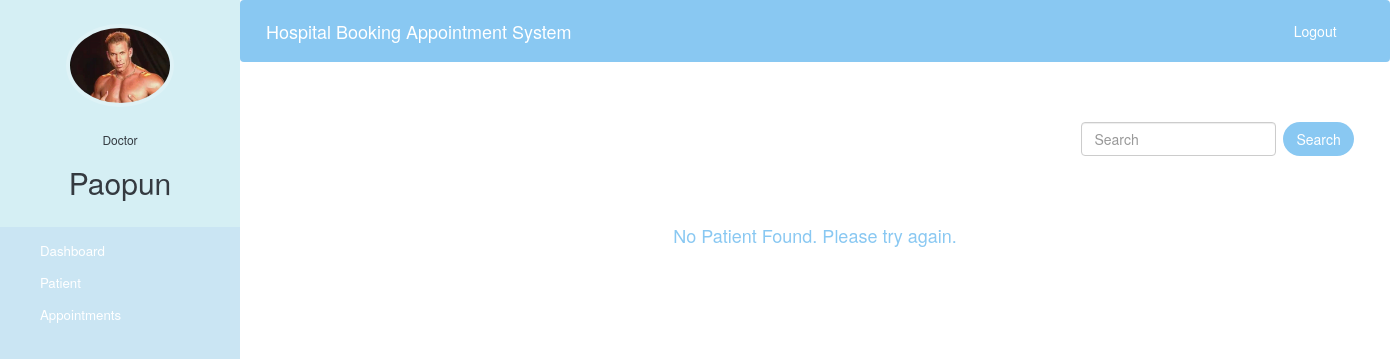
The page /doctor-view-patient (signed in) on the database as committed earlier.
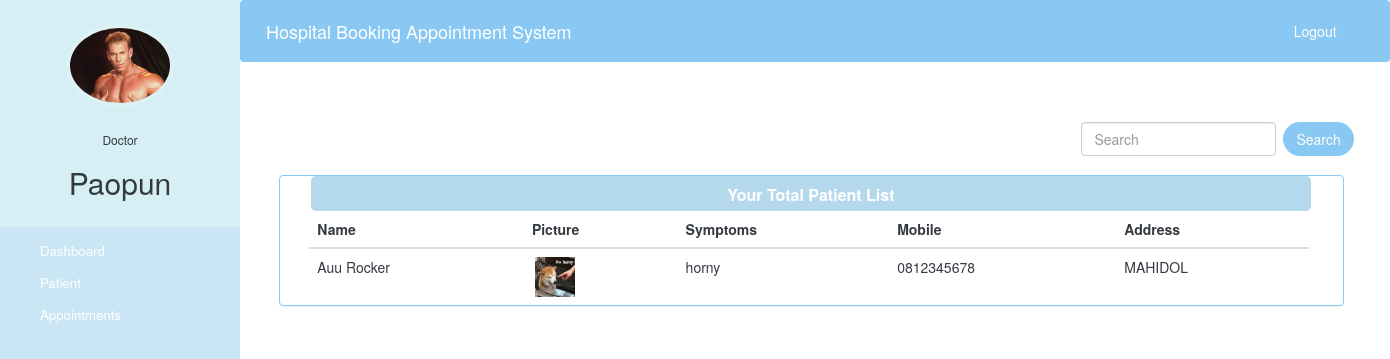
The same page on the database as committed later.
### hospital/models.py (models this page shows, shortened)
class Patient(models.Model):
    user = models.OneToOneField(User, on_delete=models.CASCADE)
    profile_pic = models.ImageField(upload_to='hospital/static/profile_pic/PatientProfilePic/', null=True, blank=True)
    address = models.CharField(max_length=40)
    mobile = models.CharField(max_length=20, null=False)
    symptoms = models.CharField(max_length=100, null=False)
    assignedDoctorId = models.PositiveIntegerField(null=True)
    admitDate = models.DateField(auto_now=True)
    status = models.BooleanField(default=False)
    @property
    def get_name(self):
        return self.user.first_name+" "+self.user.last_name

### hospital/views.py (the view)
# urls.py: path('doctor-view-patient', views.doctor_view_patient_view,name='doctor-view-patient'),
@login_required(login_url='doctorlogin')
@user_passes_test(is_doctor)
def doctor_view_patient_view(request):
    patients=models.Patient.objects.all().filter(status=True,assignedDoctorId=request.user.id)
    doctor=models.Doctor.objects.get(user_id=request.user.id) #for profile picture of doctor in sidebar
    return render(request,'hospital/doctor_view_patient.html',{'patients':patients,'doctor':doctor})

### hospital/views.py (called while the page is built)
def is_doctor(user):
    return user.groups.filter(name='DOCTOR').exists()

### hospital/templates/hospital/doctor_view_patient.html (shortened to what this page needs)
{% extends 'hospital/doctor_base.html' %} {% block content %} {%load static%}
<head>
    <link href="//netdna.bootstrapcdn.com/bootstrap/3.0.0/css/bootstrap.min.css" rel="stylesheet" id="bootstrap-css">
</head>
<div class="container">
    <form action="/search" method="get" style="margin-left:74%;" class="form-inline my-2 my-lg-0">
        <input class="form-control mr-sm-2" type="search" placeholder="Search" name="query" id="query" aria-label="Search">
        <button class="btn btn-outline-success my-2 my-sm-0" type="submit" style="background-color: rgba(137, 200, 242, 1);color:white;border-radius: 40px;margin-left: 2px;">Search</button>
    </form>
    {% if patients %}
    <div class="panel panel-primary" style="margin-top: 0.50cm; border-color: rgba(137, 200, 242, 1);width:106.5rem;margin-left: 0.5cm;">
        <div class="panel-heading" style="background:rgba(181, 217, 236, 1); border-color:rgba(181, 217, 236, 1) ; text-align:center;
                width: 100rem; height: 3.5rem; margin-left: 0.82cm; border-radius: 5px;">
            <h6 class="panel-title" style="font-weight: bold;">Your Total Patient List</h6>
        </div>
        <table class="table table-hover" id="dev-table" style="color: #343A40; margin-left: 0.78cm;  width: 100rem;">
            <thead>
                <tr>
                    <th>Name</th>
                    <th>Picture</th>
                    <th>Symptoms</th>
                    <th>Mobile</th>
                    <th>Address</th>
                </tr>
            </thead>
            {% for p in patients %}
            <tr>
                <td style="color: #343A40;"> {{p.get_name}}</td>
                <td> <img src="{{ p.profile_pic.url }}" alt="Profile Pic" height="40px" width="40px" style="margin-left: 0.09cm; " /></td>
                <td style="color: #343A40;">{{p.symptoms}}</td>
                <td style="color: #343A40;">{{p.mobile}}</td>
                <td style="color: #343A40;">{{p.address}}</td>
            </tr>
            {% endfor %}
        </table>
    </div>
    {%else%}
    <br><br><br>
    <h4 style="text-align: center; color:rgba(137, 200, 242, 1);"> No Patient Found. Please try again.</h4>
    {% endif %}
</div>
{% endblock content %}

Rows that differ between the two databases and show on the page:
added Patient: get_name "Auu Rocker", profile_pic (picture), symptoms "horny", mobile "0812345678", address "MAHIDOL"
Other text that changed with them:
text no longer shown: "No Patient Found. Please try again."
text now shown: "Your Total Patient List Name Picture Symptoms Mobile Address"
